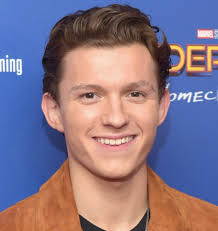
#> input picture ironman.jpg, 218 x 231 px
$ python cv6.py
#> lines starting #> are read from the running program, lines starting #| are printed output that depends on the picture
# -*- coding: utf-8 -*-
"""
Created on Tue Oct  8 11:00:11 2019

@author: Harshit
"""

import numpy as np
import cv2

img =cv2.imread('ironman.jpg', cv2.IMREAD_COLOR)
#> img is the input picture: shape (231, 218, 3); mean B, G, R 135.5, 117.3, 134.6
cv2.line(img, (0,0), (115,115), (255,255,255), 5)


cv2.rectangle(img, (50,50) , (200,250), (0,255,0), 5)
cv2.circle(img, (150,150), 55,(0,0,255), 4 )

pts = np.array([[0,0],[20,30],[50,70],[50,20]], np.int32)

cv2.polylines(img, [pts], True, (0,255,255), 3 )

font = cv2.FONT_HERSHEY_SIMPLEX
cv2.putText(img, 'hello world', (0,200), font, 1, (255,255,0), 2, cv2.LINE_AA)
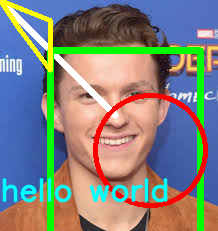
#> img: shape (231, 218, 3); mean B, G, R 126.4, 130.7, 130.4

cv2.imshow('image' ,img)

cv2.waitKey(0)
cv2.destroyAllWindows()

$ run again, with rat.jpg copied over ironman.jpg
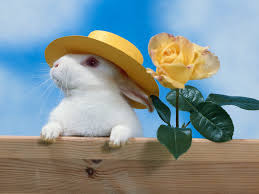
#> input picture rat.jpg, 259 x 194 px
#> img is the input picture: shape (194, 259, 3); mean B, G, R 148, 146.9, 133.3
#> `cv2.putText(img, 'hello world', (0,200), font, 1, (255,255,0), 2, cv2...`:
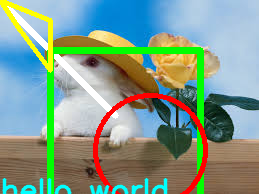
#> img: shape (194, 259, 3); mean B, G, R 139.7, 154.8, 130.3
